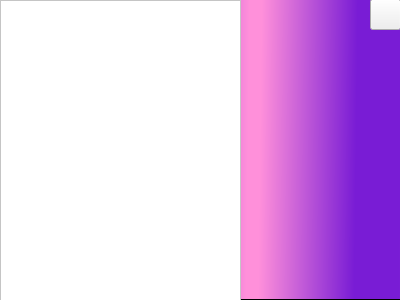
<?xml version="1.0" encoding="UTF-8"?>
<ui version="4.0">
 <class>register_window</class>
 <widget class="QWidget" name="register_window">
  <property name="geometry">
   <rect>
    <x>0</x>
    <y>0</y>
    <width>400</width>
    <height>300</height>
   </rect>
  </property>
  <property name="windowTitle">
   <string>Form</string>
  </property>
  <widget class="QFrame" name="right_frame">
   <property name="geometry">
    <rect>
     <x>240</x>
     <y>-1</y>
     <width>161</width>
     <height>301</height>
    </rect>
   </property>
   <property name="styleSheet">
    <string notr="true">QFrame#right_frame{
background-color: qlineargradient(spread:reflect, x1:0.856, y1:0.557, x2:0.086, y2:0.539136, stop:0.177885 rgba(121, 28, 213, 255), stop:0.951923 rgba(255, 144, 218, 255));}</string>
   </property>
   <property name="frameShape">
    <enum>QFrame::StyledPanel</enum>
   </property>
   <property name="frameShadow">
    <enum>QFrame::Raised</enum>
   </property>
   <widget class="QPushButton" name="close_button_2">
    <property name="geometry">
     <rect>
      <x>130</x>
      <y>0</y>
      <width>31</width>
      <height>31</height>
     </rect>
    </property>
    <property name="styleSheet">
     <string notr="true">border-image: url(:/files/imgs/close_2.png);</string>
    </property>
    <property name="text">
     <string/>
    </property>
   </widget>
  </widget>
  <widget class="QFrame" name="reg_frame">
   <property name="geometry">
    <rect>
     <x>0</x>
     <y>0</y>
     <width>241</width>
     <height>301</height>
    </rect>
   </property>
   <property name="styleSheet">
    <string notr="true">background-color: rgb(255, 255, 255);</string>
   </property>
   <property name="frameShape">
    <enum>QFrame::StyledPanel</enum>
   </property>
   <property name="frameShadow">
    <enum>QFrame::Raised</enum>
   </property>
  </widget>
 </widget>
 <resources/>
 <connections/>
</ui>
